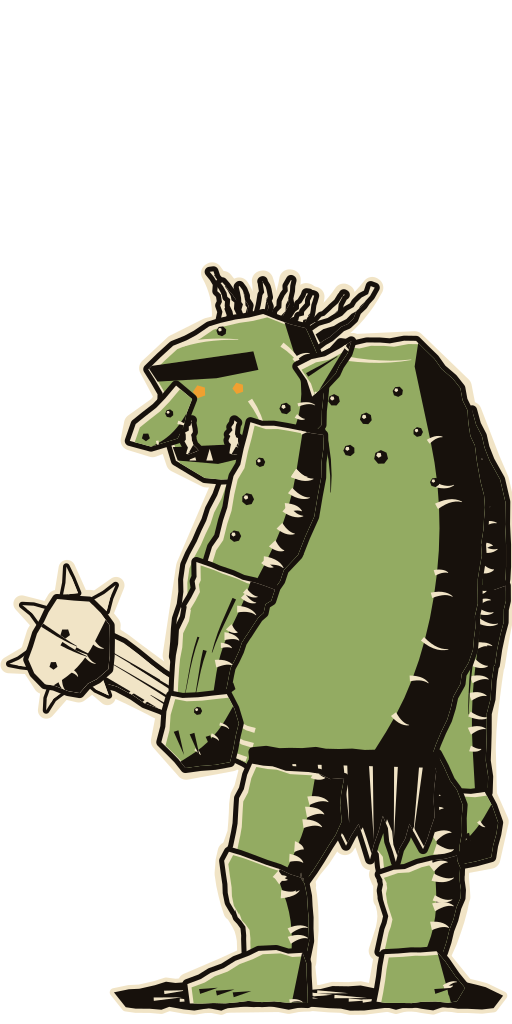

Python code for this plot:
"""Troll (linocut v2, 1x2): a hunched, warty brute with a heavy brow, long nose and a spiked club."""
import math

from helpers_d import OuterRimPrint, arcs, body, chain, gouge, grain, sinew, wart
from style import INK, PAPER, ground, knob, path, rag, rng, sliver, strand

MOSS = "#93ab62"

J = dict(
    neck=(250, 300), hip=(320, 700),
    sh_far=(420, 290), el_far=(458, 520), wr_far=(450, 730),
    sh_near=(244, 296), el_near=(176, 496), wr_near=(138, 614),
    hip_far=(372, 704), kn_far=(404, 830), an_far=(386, 930),
    hip_near=(256, 704), kn_near=(214, 830), an_near=(232, 930),
)


def mid(a, b, dx=0, dy=0, t=0.5):
    return a[0] + (b[0] - a[0]) * t + dx, a[1] + (b[1] - a[1]) * t + dy


def fist(p, at, color=MOSS):
    """A clenched fist: a lumpy block with knuckle bumps and finger creases."""
    x, y = at
    poly = [(x - 38, y - 30), (x + 30, y - 34), (x + 46, y + 2), (x + 36, y + 46), (x - 18, y + 56), (x - 48, y + 22)]
    creases = [(sliver(x - 30 + i * 19, y + 10 + i * 3, 1.25, 30, 6), INK) for i in range(4)]
    body(p, poly, [(x + 44, y - 30), (x + 14, y + 22), (x - 40, y + 56)], color=color, count=3, lmin=6,
         lmax=12, w=4, extra=creases + wart(x - 4, y - 14, 5))


def arm(p, side, widths, hand):
    sh, el, wr = J[f"sh_{side}"], J[f"el_{side}"], J[f"wr_{side}"]
    with p.group(f"upper_arm_{side}", sh):
        warts = [w for t in (0.2, 0.42, 0.64) for w in wart(*mid(sh, el, -18, 0, t), rng.uniform(5, 8))]
        sinew(p, [sh, mid(sh, el, 18), el], widths[:4], extra=warts, color=MOSS)
    with p.group(f"forearm_{side}", el):
        fibre = grain(chain([el, mid(el, wr, -8), wr]), widths[4], n=3, spread=0.25, color=INK, width=4)
        sinew(p, [mid(el, sh, 0, 0, 0.12), el, mid(el, wr, -10), wr], [widths[2]] + widths[3:], extra=fibre,
              color=MOSS)
    with p.group(f"hand_{side}", wr):
        hand()


def leg(p, side, foot, toes):
    hp, kn, an = J[f"hip_{side}"], J[f"kn_{side}"], J[f"an_{side}"]
    with p.group(f"thigh_{side}", hp):
        sinew(p, [hp, mid(hp, kn, 10), kn], [112, 124, 110, 90], color=MOSS)
    with p.group(f"shin_{side}", kn):
        sinew(p, [mid(kn, hp, 0, 0, 0.12), kn, mid(kn, an, 10), an], [96, 90, 92, 78, 70], color=MOSS)
    with p.group(f"foot_{side}", an):
        marks = [(sliver(x, y, -0.2, 22, 6), INK) for x, y in toes]
        body(p, foot, [(foot[1][0], foot[1][1] - 10), (foot[2][0] - 20, foot[2][1])], color=MOSS,
             count=3, lmin=6, lmax=14, w=5, extra=marks)


def torso(p):
    with p.group("torso", J["hip"]):
        hull = [(196, 300), (244, 238), (310, 196), (396, 192), (452, 246), (480, 390), (464, 560), (418, 684),
                (330, 718), (218, 708), (140, 660), (108, 566), (124, 460), (166, 362)]
        trap = [(gouge((262, 250), (300, 300), (296, 372), 9), INK), (gouge((300, 210), (350, 220), (392, 214), 6), PAPER)]
        chest = [(gouge((150 + i * 30, 440), (176 + i * 30, 452), (204 + i * 30, 446), 9), INK) for i in range(3)]
        belly = arcs(214, 596, 100, 114, math.pi * 0.55, math.pi * 1.15, n=4, step=18, w=6)
        navel = [(path(knob(176, 604, 7, 5, 0.3)), INK)]
        warts = [w for x, y in ((300, 262), (338, 284), (270, 300), (376, 252), (318, 322), (400, 300),
                                (356, 330), (420, 360)) for w in wart(x, y, rng.uniform(5, 9))]
        body(p, hull, [(396, 222), (434, 400), (404, 590), (320, 724)], color=MOSS, count=9,
             extra=chest + belly + navel + warts + trap)
    with p.group("loincloth", (316, 700)):
        rag(p, (206, 680), (420, 688), 128, tatters=7)
        p.fill(path([(200, 676), (426, 684), (424, 700), (198, 694)]), INK)


def hair(p):
    for i in range(9):
        x = 170 + i * 13 + rng.uniform(-4, 4)
        ln = rng.uniform(50, 90)
        a = -1.9 + i * 0.16 + rng.uniform(-0.15, 0.15)
        tip = (x + math.cos(a) * ln, 180 + math.sin(a) * ln)
        strand(p, (x, 186), (x + math.cos(a + 0.4) * ln * 0.5, 180 + math.sin(a + 0.4) * ln * 0.5), tip,
               rng.uniform(12, 18), 1.5, color=INK, shade=False)


def head(p):
    with p.group("head", J["neck"]):
        hair(p)
        skull = [(150, 176), (214, 160), (266, 176), (290, 230), (284, 290), (250, 334), (196, 356), (148, 354),
                 (112, 336), (100, 300), (96, 254), (80, 224), (110, 196)]
        brow = [(path([(78, 222), (204, 204), (210, 226), (160, 236), (90, 240)]), INK)]
        mouth = [(path([(108, 318), (194, 314), (220, 298), (212, 326), (162, 338), (114, 334)]), INK)]
        teeth = [(sliver(x, 334, -math.pi / 2, 14, 8), PAPER) for x in (132, 152)]
        lines = [(gouge((200, 262), (224, 296), (216, 326), 6), PAPER),
                 (gouge((238, 196), (264, 214), (272, 246), 6), PAPER),
                 (gouge((120, 196), (150, 188), (186, 190), 5), PAPER)]
        warts = wart(242, 272, 7) + wart(254, 306, 5) + wart(166, 180, 6) + wart(206, 340, 5)
        body(p, skull, [(240, 166), (270, 262), (226, 354)], color=MOSS, count=5, lmin=8, lmax=18, w=5,
             extra=brow + mouth + teeth + lines + warts)
        p.eye(140, 252, 8)
        p.eye(186, 248, 7)
        with p.group("nose", (116, 262)):
            nose = [(112, 246), (132, 262), (114, 306), (84, 318), (58, 310), (62, 290), (90, 270)]
            body(p, nose, [(132, 266), (108, 304), (74, 322)], color=MOSS, count=2, lmin=6, lmax=12, w=4,
                 extra=[(path(knob(76, 306, 5, 5)), INK)] + wart(104, 278, 5))
        with p.group("ear", (266, 236)):
            ear = [(258, 222), (322, 194), (300, 232), (274, 256)]
            body(p, ear, [(314, 198), (280, 254)], color=MOSS, count=2, lmin=6, lmax=12, w=4,
                 extra=[(gouge((268, 232), (288, 220), (304, 210), 5), INK)])
        for side, x in (("far", 184), ("near", 132)):
            with p.group(f"tusk_{side}", (x, 322)):
                strand(p, (x, 326), (x - 8, 306), (x - 2, 288), 13, 2, color=PAPER)


def club(p):
    """A knotted log held forward at belly height, its head studded with iron spikes."""
    with p.group("club", J["wr_near"]):
        a, c, b = (158, 650), (80, 600), (-10, 548)
        sinew(p, [a, c, b], [34, 38, 46, 58], color=PAPER, frac=0.32, gouges=4,
              extra=grain(chain([a, c, b]), 36, n=4, color=INK, width=4))
        for x, y, ang in ((-46, 520, -2.6), (-14, 492, -1.7), (22, 506, -0.9), (-58, 570, 2.9), (-30, 604, 2.0),
                          (14, 590, 1.0)):
            p.part([[(x - 9 * math.sin(ang), y + 9 * math.cos(ang)), (x + 30 * math.cos(ang), y + 30 * math.sin(ang)),
                     (x + 9 * math.sin(ang), y - 9 * math.cos(ang))]], color=PAPER, sw=4)
        head = [(-54, 540), (-30, 500), (10, 500), (34, 530), (30, 584), (-4, 610), (-46, 600), (-64, 572)]
        body(p, head, [(30, 520), (0, 580), (-50, 612)], color=PAPER, count=4, lmin=8, lmax=18, w=5,
             extra=grain(chain([(-50, 530), (-10, 556), (26, 570)]), 50, n=3, color=INK, width=4)
             + [(path(knob(-20, 540, 6, 5)), INK), (path(knob(-34, 578, 5, 5)), INK)])


def build():
    p = OuterRimPrint(MOSS, w=512, h=1024, seed=21, zoom=0.84, shift=(82, 180))
    with p.group("ground", (256, 980)):
        ground(p, 40, 500, 962)
    arm(p, "far", [92, 108, 100, 84, 78, 64], lambda: fist(p, (450, 762)))
    leg(p, "far", [(360, 920), (420, 918), (454, 960), (448, 978), (350, 978)], [(420, 966), (436, 968)])
    torso(p)
    leg(p, "near", [(212, 918), (264, 920), (270, 978), (128, 980), (126, 956), (168, 938)],
        [(140, 966), (160, 968), (180, 970)])
    head(p)
    club(p)
    arm(p, "near", [90, 106, 98, 82, 76, 62], lambda: fist(p, (142, 646)))
    return p


if __name__ == "__main__":
    build().save("troll")
